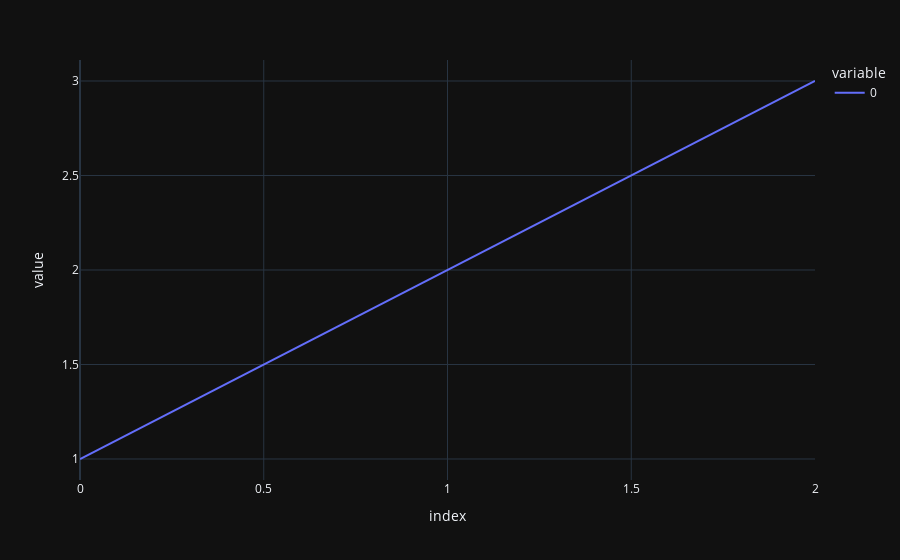

Source (notebook cell):
### Code cell


### Figure 1 — Plotly figure (JSON) as saved in the notebook; plotly's stock layout.template omitted (floating-point values rounded to 4 significant figures)
{"data": [{"hovertemplate": "variable=0<br>index=%{x}<br>value=%{y}<extra></extra>", "legendgroup": "0", "line": {"color": "#636efa", "dash": "solid"}, "mode": "lines", "name": "0", "orientation": "v", "showlegend": true, "type": "scatter", "x": [0, 1, 2], "xaxis": "x", "y": [1, 2, 3], "yaxis": "y"}], "layout": {"legend": {"title": {"text": "variable"}, "tracegroupgap": 0}, "margin": {"t": 60}, "xaxis": {"anchor": "y", "domain": [0, 1], "title": {"text": "index"}}, "yaxis": {"anchor": "x", "domain": [0, 1], "title": {"text": "value"}}}}
